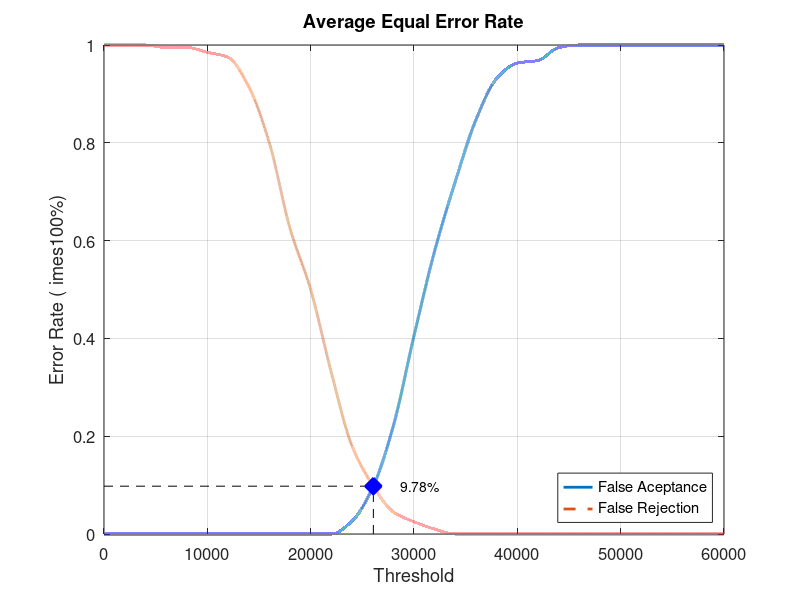
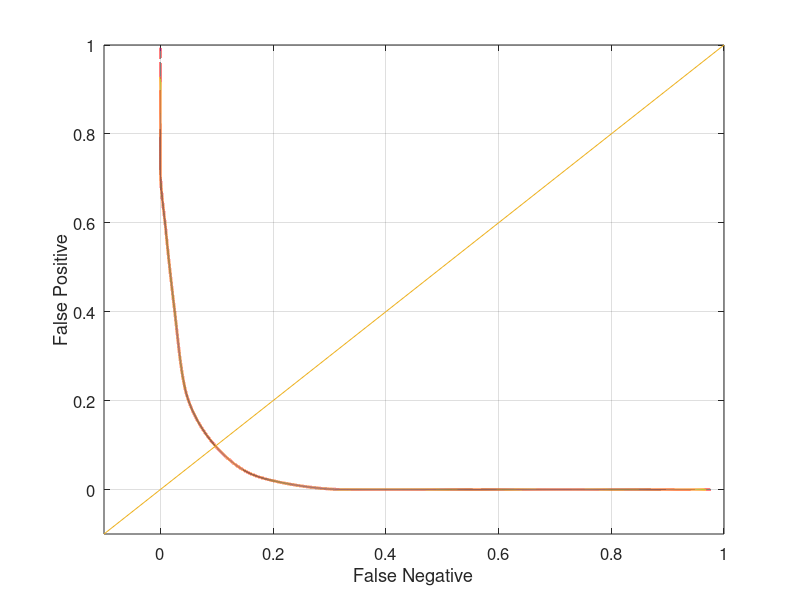

Write the MATLAB code that produced these figures, in order.
close all;
clear;
clc;
x = 0:2000:60000;
xq = 0:0.5:60000;

y0 = [0 0 0 0 0 0 0 0 0 0 0 0 0.0263158 0.0947368 0.221053 0.405263 0.578947 0.721053 0.847368 0.931579 0.963158 0.968421 0.994737 1 1 1 1 1 1 1 1]
yy0 = interp1(x, y0, xq, 'pchip');
y1 = [1 1 1 0.995 0.995 0.985 0.975 0.915 0.8 0.625 0.5 0.33 0.18 0.1 0.045 0.025 0.01 0 0 0 0 0 0 0 0 0 0 0 0 0 0]
yy1 = interp1(x, y1, xq, 'pchip');

% Calculating EER: 
y2 = abs(y0 - y1);
find(y2 == min(y2))
yy2 = abs(yy0 - yy1);
xEER = find(yy2 == min(yy2));
xEERIndex = xq(xEER) % X-axis EER
yEER = yy0(xEER) % Y-axis EER

main = figure
plot(xq, yy0,'-','LineWidth', 2);	hold on
plot(xq, yy1,'--','LineWidth', 2);	hold on
plot([xEERIndex xEERIndex], [0 yEER], 'k--');	hold on
plot([0 xEERIndex], [yEER yEER], 'k--');	hold on
plot(xEERIndex, yEER, 'bx', 'LineWidth', 10);	hold on
text(xEERIndex + 10 * xEERIndex / 100, yEER, [num2str(round((10000 * yEER)) / 100) '%'])
legend('False Aceptance', 'False Rejection', 'Location', 'SouthEast')
xlabel('Threshold')
ylabel('Error Rate (	imes100%)')
title('Average Equal Error Rate')
set(gca, 'FontSize', 12)
axis([0 60000 0 1])
grid on

print(main, 'Database3_1Main', '-dpng');
FNRxFPR = figure('Color', [1 1 1]);
plot(yy1, yy0, '-', yy1, yy0, 'LineWidth', 2);
hold on
y = -0.1:0.1:1
plot(y, y); 
set(gca, 'FontSize', 12)
xlabel('False Negative')
ylabel('False Positive')
axis([-0.1 1 -0.1 1])
set(gca, 'FontSize', 12)
grid on

print(FNRxFPR, 'Database3_1FNRxFPR','-dpng');
